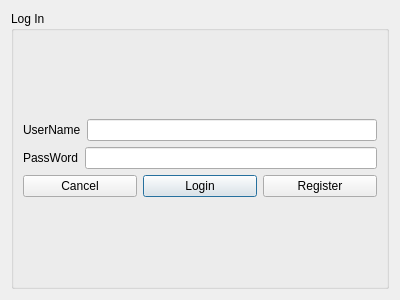
<?xml version="1.0" encoding="UTF-8"?>
<ui version="4.0">
 <class>Login</class>
 <widget class="QDialog" name="Login">
  <property name="geometry">
   <rect>
    <x>0</x>
    <y>0</y>
    <width>400</width>
    <height>300</height>
   </rect>
  </property>
  <property name="windowTitle">
   <string>Dialog</string>
  </property>
  <layout class="QVBoxLayout" name="verticalLayout_3">
   <item>
    <widget class="QGroupBox" name="groupBox">
     <property name="title">
      <string>Log In</string>
     </property>
     <layout class="QVBoxLayout" name="verticalLayout_2">
      <item>
       <layout class="QVBoxLayout" name="verticalLayout">
        <item>
         <layout class="QHBoxLayout" name="horizontalLayout">
          <item>
           <widget class="QLabel" name="username">
            <property name="text">
             <string>UserName</string>
            </property>
           </widget>
          </item>
          <item>
           <widget class="QLineEdit" name="lineEdit_username"/>
          </item>
         </layout>
        </item>
        <item>
         <layout class="QHBoxLayout" name="horizontalLayout_2">
          <item>
           <widget class="QLabel" name="password">
            <property name="text">
             <string>PassWord</string>
            </property>
           </widget>
          </item>
          <item>
           <widget class="QLineEdit" name="lineEdit_password">
            <property name="echoMode">
             <enum>QLineEdit::Password</enum>
            </property>
           </widget>
          </item>
         </layout>
        </item>
        <item>
         <layout class="QHBoxLayout" name="horizontalLayout_3">
          <item>
           <widget class="QPushButton" name="cancel_button">
            <property name="text">
             <string>Cancel</string>
            </property>
           </widget>
          </item>
          <item>
           <widget class="QPushButton" name="login_button">
            <property name="text">
             <string>Login</string>
            </property>
            <property name="autoDefault">
             <bool>true</bool>
            </property>
            <property name="default">
             <bool>true</bool>
            </property>
           </widget>
          </item>
          <item>
           <widget class="QPushButton" name="register_button">
            <property name="text">
             <string>Register</string>
            </property>
           </widget>
          </item>
         </layout>
        </item>
       </layout>
      </item>
     </layout>
    </widget>
   </item>
  </layout>
 </widget>
 <resources/>
 <connections/>
</ui>
